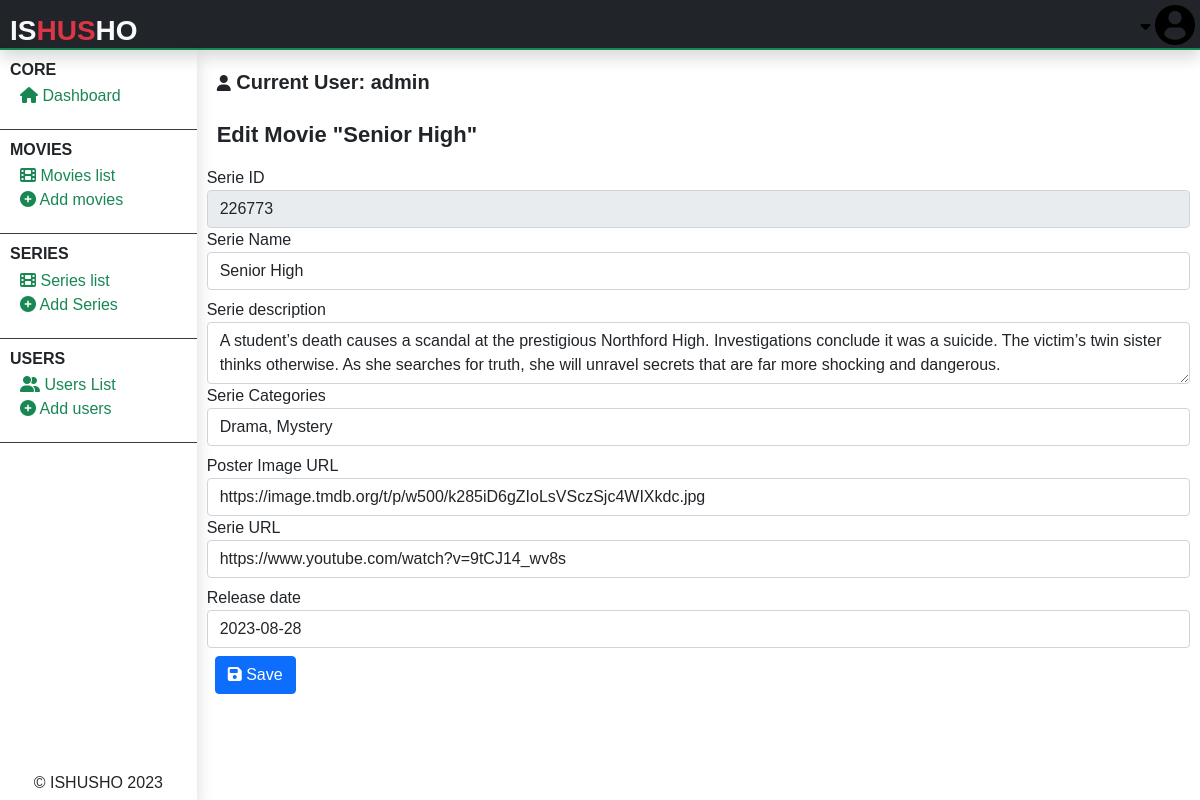
/admin/admin-edit-serie.php?edit&v=226773 (signed in), run on the app's committed database.
### tables this page shows
CREATE TABLE `series` (
  `serie_id` varchar(255) NOT NULL,
  `serie_name` text NOT NULL,
  `serie_overview` text NOT NULL,
  `serie_categories` text NOT NULL,
  `serie_poster` text NOT NULL,
  `serie_url` text NOT NULL,
  `serie_releasedate` varchar(255) NOT NULL,
  `serie_addition_time` varchar(255) NOT NULL,
  `serie_added_by` int(11) NOT NULL
);

### admin/admin-edit-serie.php (the view, shortened to what this page needs)
<?php
include("../php/global/server.php");
?>
<!DOCTYPE html>
<html lang="en">
<head>
    <?php
    include('../php/global/cdns.php');
    ?>
    <link rel="stylesheet" href="../styles/admin-main.css">
</head>
<body>
    <div class="main-container">
        <?php
        include("./php/header.php");
        ?>
        <section class="center-section">
            <?php
            include('./php/nav-left.php');
            ?>
            <div class="right-contents">
                <?php
                include("./php/acting-user.php");
                ?>
                <div class="all-interchange">
                    <?php
                    if (isset($_GET['edit'])) {
                        if (!isset($_GET['v'])) {
                    ?>
                            <p class="alert alert-danger">
                                No video sent to the server!
                            </p>
                            <?php
                        } else {
                            $videoToEdit = $_GET['v'];
                            $checkIfVideoExists = mysqli_query($server, "SELECT * from
            series
            WHERE serie_id= '$videoToEdit'
        ");
                            if (mysqli_num_rows($checkIfVideoExists) !== 1) {
                            ?>
                                <p class="alert alert-danger">
                                    Video doesn't exists in the database.
                                </p>
                            <?php
                            } else {
                                $dataVideoExists = mysqli_fetch_array($checkIfVideoExists);
                            ?>
                                <h1>
                                    Edit movie "<?php echo $dataVideoExists['serie_name']; ?>"
                                </h1>
                                <form action="" method="post" autocomplete="off">
                                    <div class="row">
                                        <div class="form-group mt-2">
                                            <label for="">
                                                Serie ID
                                            </label>
                                            <input type="text" class="form-control" name="movie_id" placeholder="Movie ID.." value="<?php echo $dataVideoExists['serie_id'] ?>" readonly>
                                        </div>
                                        <div class="form-group">
                                            <label for="">
                                                Serie Name
                                            </label>
                                            <input type="text" name="tmdbmovie_name" placeholder="Type..." class="form-control" value="<?php echo $dataVideoExists['serie_name'] ?>">
                                        </div>
                                    </div>
                                    <div class="row">
                                        <div class="form-group mt-2">
                                            <label for="">
                                                Serie description
                                            </label>
                                            <textarea type="text" name="tmdbmovie_desc" placeholder="Type..." class="form-control"><?php echo $dataVideoExists['serie_overview'] ?></textarea>
                                        </div>
                                        <div class="form-group">
                                            <label for="">
                                                Serie Categories
                                            </label>
                                            <input type="text" name="tmdbmovie_cate" placeholder="Type..." class="form-control" value="<?php echo $dataVideoExists['serie_categories'] ?>">
                                        </div>
                                    </div>
                                    <div class="row">
                                        <div class="form-group mt-2">
                                            <label for="">
                                                Poster Image URL
                                            </label>
                                            <input type="text" name="tmdbmovie_poster" placeholder="Type..." class="form-control" value="<?php echo $dataVideoExists['serie_poster'] ?>">
                                        </div>
                                        <div class="form-group">
                                            <label for="">
                                                Serie URL
                                            </label>
                                            <input type="text" name="tmdbmovie_url" placeholder="Type..." class="form-control" value="<?php echo $dataVideoExists['serie_url'] ?>">
                                        </div>
                                    </div>
                                    <div class="row">
                                        <div class="form-group mt-2">
                                            <label for="">
                                                Release date
                                            </label>
                                            <input type="text" name="tmdbreleasedate" placeholder="Type..." class="form-control" value="<?php echo $dataVideoExists['serie_releasedate'] ?>">
                                        </div>
                                    </div>
                                    <div class="form-group m-2">
                                        <button name="EditMovie" type="submit" class="btn btn-primary">
                                            <i class="fa fa-save"></i>
                                            Save
                                        </button>
                                    </div>
                                </form>
                    <?php
                            }
                        }
                    }
                    ?>
                </div>
            </div>
        </section>
    </div>
</body>
</html>

### styles/admin-main.css (style rules this page uses)
* { font-family: 'Gill Sans', 'Gill Sans MT', Calibri, 'Trebuchet MS', sans-serif; margin: 0; padding: 0; text-decoration: none; font-size: 16px; }
button { border: 0; background: transparent; }
body { width: 100vw; overflow: hidden; }
.main-container { overflow: hidden; width: 100vw; height: 100vh; }
.main-container .center-section { display: flex; flex-direction: row; height: calc(100vh - 50px); }
.main-container .center-section .right-contents { margin: 10px; height: calc(100vh - 50px); width: calc(100vw - 200px); overflow: auto; padding-bottom: 100px; }
.main-container .center-section .right-contents .all-interchange h1 { margin: 10px; font-size: 22px; color: #212529; font-weight: bold; text-transform: capitalize; }
.main-container .center-section .right-contents .all-interchange form .row { display: flex; flex-direction: row; }

### data on the page
series: serie_name "Senior High", movie_id "226773", tmdbmovie_name "Senior High", tmdbmovie_desc "A student’s death causes a scandal at the prestigious Northford High. Investigations conclude it was a suicide. The victim’s twin sister thinks otherwise. As she searches for truth, she will unravel secrets that are far more shocking and dangerous.", tmdbmovie_cate "Drama, Mystery", tmdbmovie_poster "https://image.tmdb.org/t/p/w500/k285iD6gZIoLsVSczSjc4WIXkdc.jpg", tmdbmovie_url "https://www.youtube.com/watch?v=9tCJ14_wv8s", tmdbreleasedate "2023-08-28"

### other printed values
$actingAdminUN "admin"
